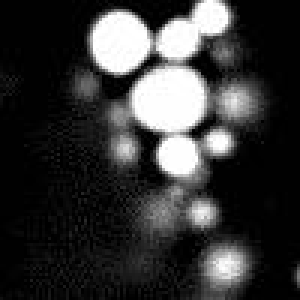
#> input picture topics/images/blobs.jpeg, 100 x 100 px (shown 3 times larger)
$ python 02_single_channel_image.py
#> lines starting #> are read from the running program, lines starting #| are printed output that depends on the picture
"""
.. _single-channel-image:
====================
Single-Channel Image
====================

In fluorescence imaging, we work with single-channel images. A single channel image simply
means that each pixel has a single intensity value. In fluorescence images, each value represents
how much light (or fluorescence) was detected at that point. `This website <https://bioimagebook.github.io/chapters/3-fluorescence/1-formation_overview/formation_overview.html>`_
gives a very good simple explanation on how the light detected is transformed into pixels.

Grayscale
=========
A single channel image is also often referred to as a grayscale image.
A grayscale image simply maps the intensity values to shades of gray—from
black (0 intensity) to white (maximum intensity).

As an example, we will use this 100 × 100 pixel image, `blobs.jpeg`,
which shows, well, blobs. This image actually shows a magnified view of
lipid droplets in HeLa cells that I extracted from
`this image <https://biotium.com/wp-content/uploads/2017/08/LipidSpot-610-NucSpot-470-fix-perm-detail.gif>`_.

"""

from PIL import Image
import numpy as np
import matplotlib.pyplot as plt

# Open the image and convert it to a NumPy array
blobs = Image.open("images/blobs.jpeg")
#> blobs is the input picture: PIL image 100x100 L; min 0, max 255, mean 53.7
blobs = np.array(blobs)

plt.figure()
plt.imshow(blobs, cmap='gray')
plt.colorbar()  # Add a color scale bar to see the intensity range
plt.title("Blobs (Grayscale)")
plt.show()
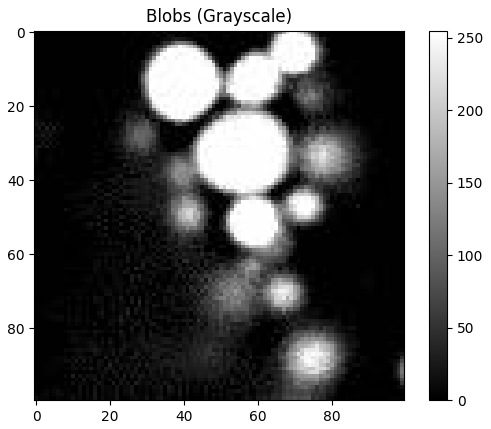
#> figure drawn by matplotlib, 2 panels

######################################################################
# In this grayscale representation, every pixel's value is mapped onto
# a scale from black to white. Black pixels have the lowest intensity,
# and white pixels have the highest intensity. Intermediate values appear
# as different shades of gray.
#

######################################################################
# Other Representations of Single-Channel Images
# ==============================================
# We can also replace the generally used grayscale gradient with a different
# color gradient (colormap).

plt.figure(figsize=(17,3.8))

plt.subplot(141)
plt.title("Blobs (binary)")
plt.imshow(blobs, cmap='binary')
plt.colorbar()

plt.subplot(142)
plt.title("Blobs (Blues)")
plt.imshow(blobs, cmap='Blues')
plt.colorbar()

plt.subplot(143)
plt.title("Blobs (viridis)")
plt.imshow(blobs, cmap='viridis')
plt.colorbar()

plt.subplot(144)
plt.title("Blobs (jet)")
plt.imshow(blobs, cmap='jet')
plt.colorbar()

plt.tight_layout()
plt.show()
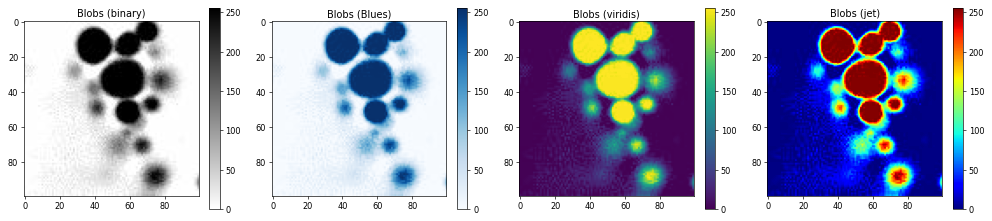
#> figure drawn by matplotlib, 8 panels

######################################################################
# As you can see, not only can we assign different values to different
# colors, but the general rule that *a larger value means a brighter pixel and a smaller value means a darker pixel*
# also doesn't really apply to the above image representations.
#
# In this case, the image can also be thought of as a heatmap. This is
# often the case with scientific images. Because the regular grayscale
# gradient cannot always represent the information we want to
# show from an image data.
#
# So it is up to the researchers to pick the appropriate representation.
#

$ run again, with topics/images/mOrange2_sample.tif saved as topics/images/blobs.jpeg
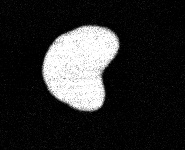
#> input picture topics/images/mOrange2_sample.tif, 185 x 150 px
#> blobs is the input picture: PIL image 185x150 RGB; min 0, max 255, mean 42.8
#> `plt.show()`:
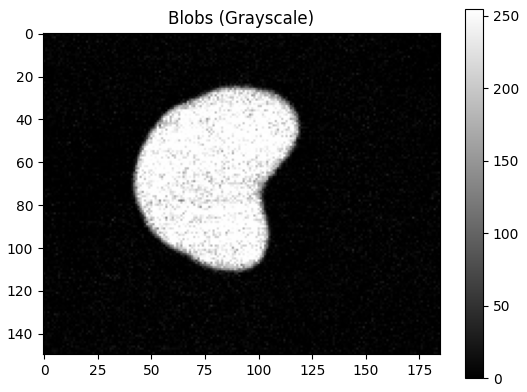
#> figure drawn by matplotlib, 2 panels

$ run again, with topics/images/miRFP670nano_sample.tif saved as topics/images/blobs.jpeg
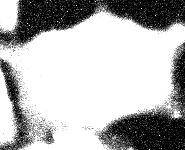
#> input picture topics/images/miRFP670nano_sample.tif, 185 x 150 px
#> blobs is the input picture: PIL image 185x150 RGB; min 0, max 255, mean 179.5
#> `plt.show()`:
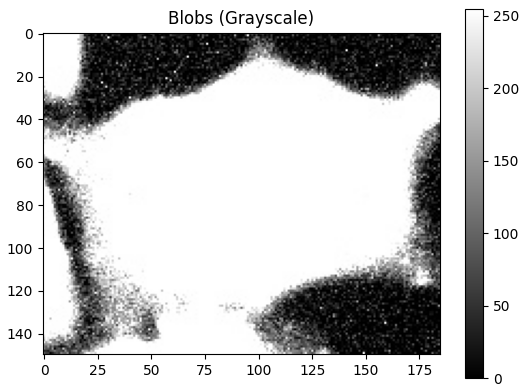
#> figure drawn by matplotlib, 2 panels
